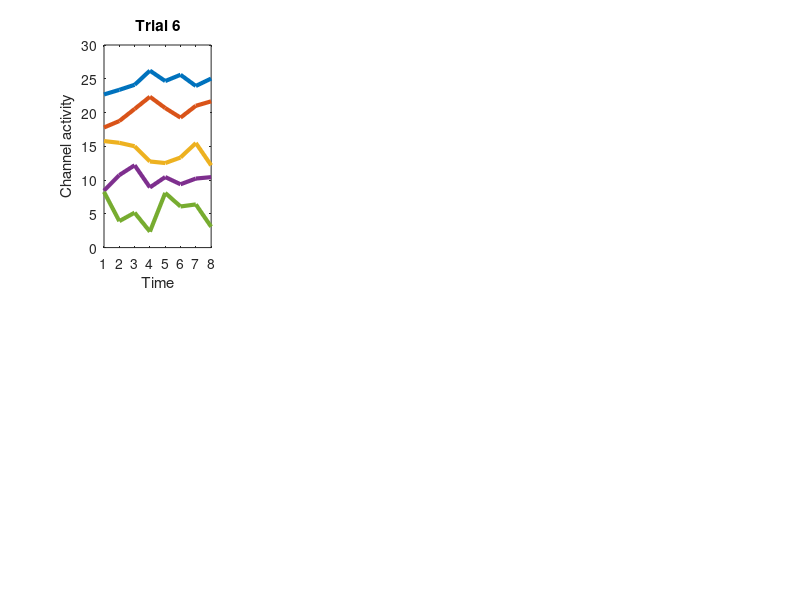

Reproduce this figure in MATLAB. (Note: this script raises an error after producing the figure.)
clc, clear;

rng(11); % set random seed for reproducibility

nchan = 5;
ntime = 8;
ntrials = 12;

simdat = randn([nchan,ntime, ntrials]) * 1.5; % simulate data

% compute covariance of each trial
simdat_cov_trials = zeros(nchan,nchan,ntrials);
for t=1:ntrials
    simdat_cov_trials(:,:,t) = cov(simdat(:,:,t)');
end
simdat_cov = mean(simdat_cov_trials,3); % mean covariance
rank(simdat_cov) % rank of data

simdaterp = mean(simdat,3); % compute erp
simdaterp_cov = cov(simdaterp');  % covariance of erp
rank(simdaterp_cov)

%% plotting

figure(1); clf
subplot(241)
trial2plot = randi(ntrials);  % randomly select one trial to plot
plot(1:ntime, simdat(:,:,trial2plot) + [nchan*5:-5:1]','linew',3) % scale data so data from different channels don't overlap
xlabel('Time'); ylabel('Channel activity'); title(['Trial ' num2str(trial2plot)])
xlim([1 ntime]); yticks(''); ylim([1,nchan*5+4])
axis square

subplot(245)
imagesc(cov(simdat(:,:,trial2plot)')) % covariance of trial
xlabel('Channel'); ylabel('Channel'); title(['Trial ' num2str(trial2plot) ' covariance'])
% colorbar
axis square

subplot(242)
trial2plot = randi(ntrials);
plot(1:ntime, simdat(:,:,trial2plot) + [nchan*5:-5:1]','linew',3)
xlabel('Time'); ylabel('Channel activity'); title(['Trial ' num2str(trial2plot)])
xlim([1 ntime]); yticks(''); ylim([1,nchan*5+4])
axis square

subplot(246)
imagesc(cov(simdat(:,:,trial2plot)'))
xlabel('Channel'); ylabel('Channel'); title(['Trial ' num2str(trial2plot) ' covariance'])
% colorbar
axis square

subplot(243)
plot(1:ntime, simdaterp + [nchan*5:-5:1]','linew',3)
xlabel('Time'); ylabel('Channel activity'); title('Average (ERP)')
xlim([1 ntime]); yticks(''); ylim([1,nchan*5+2])
axis square

subplot(244)
imagesc(simdaterp)
xlabel('Time'); ylabel('Channel activity'); title('Average (ERP image)')
% colorbar
axis square

subplot(247)
imagesc(simdaterp_cov)
xlabel('Channel'); ylabel('Channel'); title('Covariance of ERP')
% colorbar
axis square

subplot(248)
imagesc(simdat_cov)
xlabel('Channel'); ylabel('Channel'); title('Mean covariance')
% colorbar
axis square

% colormap magma % set colour map
% saveas(gcf, './figures/Fig01_covariance.png')